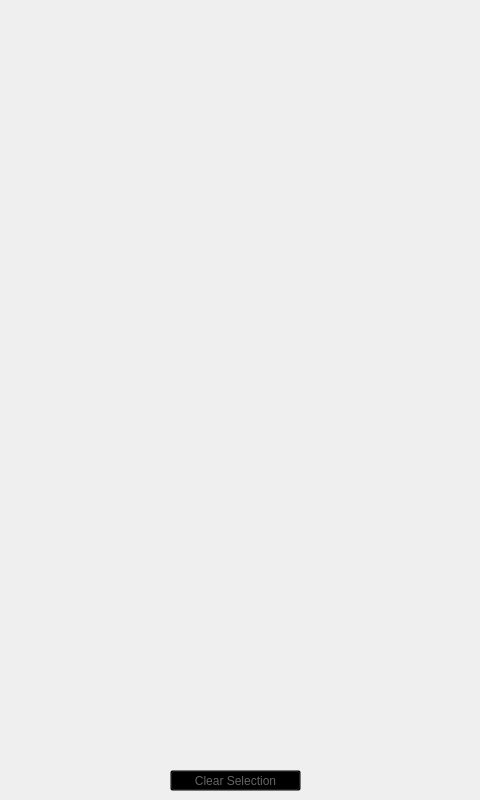
<?xml version="1.0" encoding="UTF-8"?>
<ui version="4.0">
 <class>Dialog</class>
 <widget class="QDialog" name="Dialog">
  <property name="geometry">
   <rect>
    <x>0</x>
    <y>0</y>
    <width>480</width>
    <height>800</height>
   </rect>
  </property>
  <property name="windowTitle">
   <string>Dialog</string>
  </property>
  <widget class="QLabel" name="label_2">
   <property name="geometry">
    <rect>
     <x>0</x>
     <y>0</y>
     <width>480</width>
     <height>800</height>
    </rect>
   </property>
   <property name="autoFillBackground">
    <bool>true</bool>
   </property>
   <property name="styleSheet">
    <string notr="true"/>
   </property>
   <property name="text">
    <string/>
   </property>
   <property name="pixmap">
    <pixmap>../assets/WaiterLITE-UI-06-1.png</pixmap>
   </property>
   <property name="scaledContents">
    <bool>true</bool>
   </property>
  </widget>
  <widget class="QPushButton" name="goToNextButton">
   <property name="geometry">
    <rect>
     <x>140</x>
     <y>680</y>
     <width>201</width>
     <height>71</height>
    </rect>
   </property>
   <property name="styleSheet">
    <string notr="true">background-color: transparent; border: 0px;</string>
   </property>
   <property name="text">
    <string/>
   </property>
  </widget>
  <widget class="QPushButton" name="clearTableButton">
   <property name="geometry">
    <rect>
     <x>170</x>
     <y>770</y>
     <width>131</width>
     <height>21</height>
    </rect>
   </property>
   <property name="styleSheet">
    <string notr="true">background-color: transparent;color: rgba(100,100,100);</string>
   </property>
   <property name="text">
    <string>Clear Selection</string>
   </property>
  </widget>
 </widget>
 <resources>
  <include location="../WaiterLITE01.qrc"/>
 </resources>
 <connections/>
</ui>
